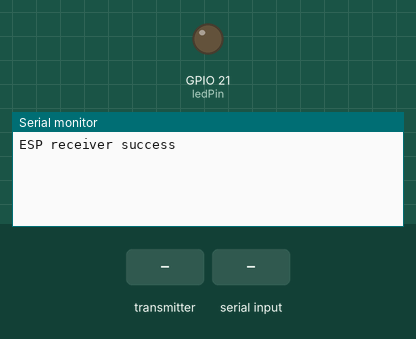
The program below on a simulated Seeed XIAO ESP32-C3. Shown: output pins drawn as LEDs (lit = HIGH), the last lines printed to the serial monitor. The test bench sets the inputs (shaded band).

Above: at 2.9 s.
3.0 s: the transmitter starts sending index = 0
At 3.1 s:
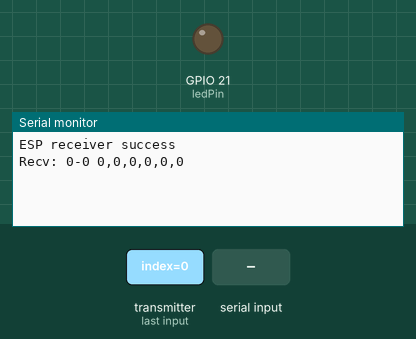
5.0 s: "start\n" received over Serial
At 5.32 s:
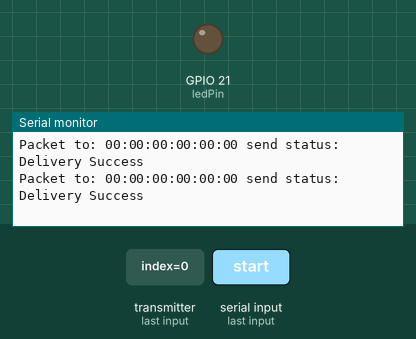

The program:

main.cpp
```cpp
#include "Arduino.h"
#include "data.h"
#include "espress.h"

const int ledPin = D6;
bool blinkState = false;
int counter = 0;
const int VERBOSE = 0;

data_t data, data1, data2, data3, data4, data5, data6;
// A0:76:4E:40:1C:30
uint8_t hostAddress[] = {0xA0, 0x76, 0x4E, 0x40, 0x1C, 0x30};
// 34:85:18:07:06:10
uint8_t peerAddress1[] = {0x34, 0x85, 0x18, 0x07, 0x06, 0x10};
// 34:85:18:06:E9:E0
uint8_t peerAddress2[] = {0x34, 0x85, 0x18, 0x06, 0xE9, 0xE0};
// 34:85:18:05:61:90
uint8_t peerAddress3[] = {0x34, 0x85, 0x18, 0x05, 0x61, 0x90};
// 34:85:18:05:B6:E8
uint8_t peerAddress4[] = {0x34, 0x85, 0x18, 0x05, 0xB6, 0xE8};
// 34:85:18:05:65:04
uint8_t peerAddress5[] = {0x34, 0x85, 0x18, 0x05, 0x65, 0x04};
// 34:85:18:05:B6:7C
uint8_t peerAddress6[] = {0x34, 0x85, 0x18, 0x05, 0xB6, 0x7C};

esp_now_peer_info_t peerInfo;

data_t datas[6] = {data1, data2, data3, data4, data5, data6};

void starter() {
    while (!Serial.available()) {
    }
    command_t command;
    // read command from serial
    if (Serial.available()) {
        String command_ = Serial.readStringUntil('\n');
        if (command_ == "start") {
            Serial.println("Sending start command...");
            command.command = 1;
            esp_send_command(peerAddress1, command);
            esp_send_command(peerAddress2, command);
            esp_send_command(peerAddress3, command);
            esp_send_command(peerAddress4, command);
            esp_send_command(peerAddress5, command);
            esp_send_command(peerAddress6, command);
        } else if (command_ == "cali") {
            Serial.println("Calibrating...");
            command.command = 2;
            esp_send_command(peerAddress1, command);
            esp_send_command(peerAddress2, command);
            esp_send_command(peerAddress3, command);
            esp_send_command(peerAddress4, command);
            esp_send_command(peerAddress5, command);
            esp_send_command(peerAddress6, command);
            starter();
        } else {
            Serial.println("Invalid command");
            starter();
        }
    }
}

void setup() {
    Serial.begin(115200);  // initialize Serial communication
    pinMode(ledPin, OUTPUT);
    delay(2000);
    while (!Serial) {
        delay(10);
    }
    esp_init_host();
    delay(2000);
    Serial.print("====== Wait for command ====== \n");
    starter();  // Leave this as the last command in setup()
}

void loop() {
    // if (counter >= 6) {
    //     counter = 0;
    //     Serial.print("====== Get 6 datas ====== \n");
    // }
}
```

data.h
```cpp
#ifndef __data_h__
#define __data_h__

#include <Arduino.h>
#include <WiFi.h>
#include <esp_now.h>

// Structure example to send data
// Must match the receiver structure
typedef struct imu_data_t {
    int ax;
    int ay;
    int az;
    int gx;
    int gy;
    int gz;
} imu_data_t;

typedef struct data_t {
    uint32_t index = 0;
    int id = 0;
    imu_data_t imu;
} data_t;

typedef struct command_t {
    int command = 0;
    uint32_t index = 0;
    int id = 0;
} command_t;

extern const int ledPin;
extern bool blinkState;

extern data_t data;

extern int counter;
extern const int VERBOSE;

#endif  // __data_h__
```

espress.h
```cpp
#ifndef __espress_h__
#define __espress_h__

#include <Arduino.h>
#include <WiFi.h>
#include <esp_now.h>

#include "data.h"

extern uint8_t hostAddress[];
extern uint8_t peerAddress1[];
extern uint8_t peerAddress2[];
extern uint8_t peerAddress3[];
extern uint8_t peerAddress4[];
extern uint8_t peerAddress5[];
extern uint8_t peerAddress6[];

extern esp_now_peer_info_t peerInfo;
extern command_t command;

extern data_t data1;
extern data_t data2;
extern data_t data3;
extern data_t data4;
extern data_t data5;
extern data_t data6;
extern data_t datas[6];

void OnDataSentCheck(const uint8_t *mac_addr, esp_now_send_status_t status);
void OnDataRecvData(const uint8_t *mac_addr, const uint8_t *incomingData, int len);
int OnDataRecvCommand(const uint8_t *mac_addr, const uint8_t *incomingData, int len);
void esp_init_host();
bool esp_send_data(uint8_t addr[], data_t data);
bool esp_send_command(uint8_t addr[], command_t command);


#endif
```

espress.cpp
```cpp
#include "espress.h"

#include "data.h"

void OnDataSentCheck(const uint8_t *mac_addr, esp_now_send_status_t status) {
    // callback function when data is sent
    char macStr[18];
    Serial.print("Packet to: ");
    // Copies the sender mac address to a string
    snprintf(macStr, sizeof(macStr), "%02x:%02x:%02x:%02x:%02x:%02x",
             mac_addr[0], mac_addr[1], mac_addr[2], mac_addr[3], mac_addr[4], mac_addr[5]);
    Serial.print(macStr);
    Serial.print(" send status:\t");
    Serial.println(status == ESP_NOW_SEND_SUCCESS ? "Delivery Success" : "Delivery Fail");
}

void esp_init_peer() {
    // Add one host addr
    WiFi.mode(WIFI_STA);
    if (esp_now_init() != ESP_OK) {
        Serial.println("Suck ESP-NOW!");
        return;
    }

    esp_now_register_send_cb(OnDataSentCheck);  // Only add this on host

    memcpy(peerInfo.peer_addr, hostAddress, 6);
    peerInfo.channel = 0;
    peerInfo.encrypt = false;  // For speed reason.

    if (esp_now_add_peer(&peerInfo) != ESP_OK) {
        Serial.println("Failed to add peer");
        return;
    }
    esp_now_register_recv_cb(OnDataRecvData);
}

void esp_init_host() {
    WiFi.mode(WIFI_STA);
    if (esp_now_init() != ESP_OK) {
        Serial.println("Suck ESP-NOW!");
        return;
    }

    esp_now_register_send_cb(OnDataSentCheck);  // Only add this on host

    // register peer
    peerInfo.channel = 0;
    peerInfo.encrypt = false;
    // register first peer
    memcpy(peerInfo.peer_addr, peerAddress1, 6);
    if (esp_now_add_peer(&peerInfo) != ESP_OK) {
        Serial.println("Failed to add peer1");
        return;
    }
    // register second peer
    memcpy(peerInfo.peer_addr, peerAddress2, 6);
    if (esp_now_add_peer(&peerInfo) != ESP_OK) {
        Serial.println("Failed to add peer2");
        return;
    }
    // register third peer
    memcpy(peerInfo.peer_addr, peerAddress3, 6);
    if (esp_now_add_peer(&peerInfo) != ESP_OK) {
        Serial.println("Failed to add peer3");
        return;
    }
    // register fourth peer
    memcpy(peerInfo.peer_addr, peerAddress4, 6);
    if (esp_now_add_peer(&peerInfo) != ESP_OK) {
        Serial.println("Failed to add peer4");
        return;
    }
    // register fifth peer
    memcpy(peerInfo.peer_addr, peerAddress5, 6);
    if (esp_now_add_peer(&peerInfo) != ESP_OK) {
        Serial.println("Failed to add peer5");
        return;
    }
    // register sixth peer
    memcpy(peerInfo.peer_addr, peerAddress6, 6);
    if (esp_now_add_peer(&peerInfo) != ESP_OK) {
        Serial.println("Failed to add peer6");
        return;
    }
    Serial.println("ESP receiver success");
    esp_now_register_recv_cb(OnDataRecvData);
}

bool esp_send_command(uint8_t addr[], command_t command) {
    // send data to one addr
    esp_err_t result = esp_now_send(addr, (uint8_t *)&command, sizeof(command));
    if (result == ESP_OK) {
        return true;
    } else {
        return false;
    }
}

bool esp_send_data(uint8_t addr[], data_t data) {
    // send data to one addr
    esp_err_t result = esp_now_send(addr, (uint8_t *)&data, sizeof(data));
    if (result == ESP_OK) {
        return true;
    } else {
        return false;
    }
}

void OnDataRecvData(const uint8_t *mac_addr, const uint8_t *incomingData, int len) {
    /* This prints addr*/
    counter++;
    if (VERBOSE) {
        char macStr[18];
        Serial.print("Packet received from: ");
        snprintf(macStr, sizeof(macStr), "%02x:%02x:%02x:%02x:%02x:%02x",
                 mac_addr[0], mac_addr[1], mac_addr[2], mac_addr[3], mac_addr[4], mac_addr[5]);
        Serial.println(macStr);
    }
    memcpy(&data, incomingData, sizeof(data));
    Serial.print("Recv: " + String(data.id) + "-" + String(data.index) + " ");
    Serial.print(String(data.imu.ax) + "," + String(data.imu.ay) + "," + String(data.imu.az) + "," + String(data.imu.gx) + "," + String(data.imu.gy) + "," + String(data.imu.gz));
    Serial.print("\n");
}

int OnDataRecvCommand(const uint8_t *mac_addr, const uint8_t *incomingData, int len) {
    /* This prints addr*/
    if (VERBOSE) {
        char macStr[18];
        Serial.print("Packet received from: ");
        snprintf(macStr, sizeof(macStr), "%02x:%02x:%02x:%02x:%02x:%02x",
                 mac_addr[0], mac_addr[1], mac_addr[2], mac_addr[3], mac_addr[4], mac_addr[5]);
        Serial.println(macStr);
    }
    Serial.println(*incomingData);
    return *incomingData;
}
```

Measured:
- after the input at 3.0 s, the serial monitor: prints a new line at once (image 1)
- after the input at 5.0 s, the serial monitor: prints a new line at once (image 2)
